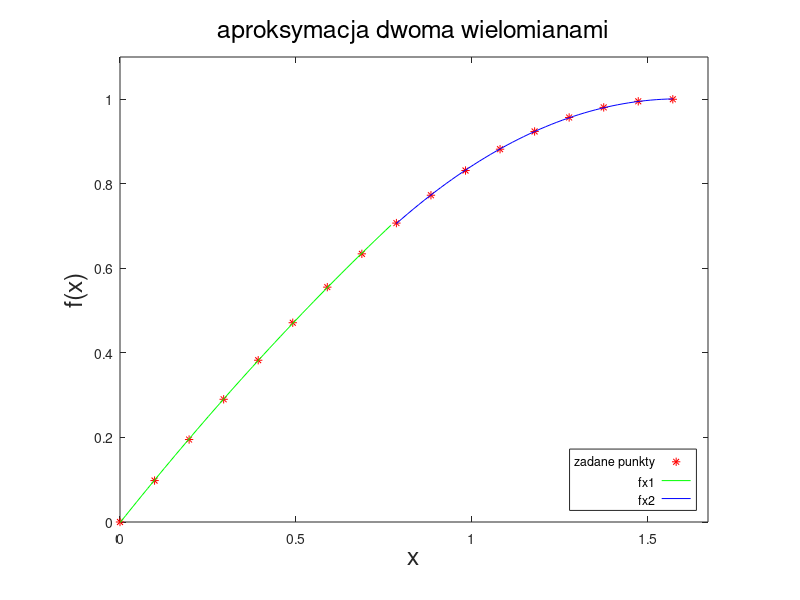

Write MATLAB code to recreate this figure.
#! /usr/bin/octave

clear all;
close all;
format long;

xx=0+[0:1:100]/100*(pi/2);
x=[0:1:16]*pi/32;

x1=x(find(x<pi/4));
xx1=xx(find(xx<pi/4));
x2=x(find(x>=pi/4));
xx2=xx(find(xx>=pi/4));
y1=sin(x1);
y2=sin(x2);

cfs1=polyfit(x1,y1,2);
fx1=polyval(cfs1,xx1);
cfs2=polyfit(x2,y2,2);
fx2=polyval(cfs2,xx2);

disp(cfs1)
disp(cfs2)

figure(2);
p=plot(x1,y1,'r*',x2,y2,'r*',xx1,fx1,'g-',xx2,fx2,'b-');
l=legend([p(1) p(3) p(4)],{'zadane punkty','fx1','fx2'});
set(l
    ,'location','southeast'
    ,'textposition','left'
);
set(gca
    ,'xlim', [0,(pi/2+0.1)]
    ,'ylim', [0,1.1]
    ,'title',text('string','aproksymacja dwoma wielomianami','fontsize',18)
    ,'xlabel',text('string','x','fontsize',18)
    ,'ylabel',text('string','f(x)','fontsize',18)
    ,'outerposition',[0.02 0.02 0.96 0.96]
);
pause;
